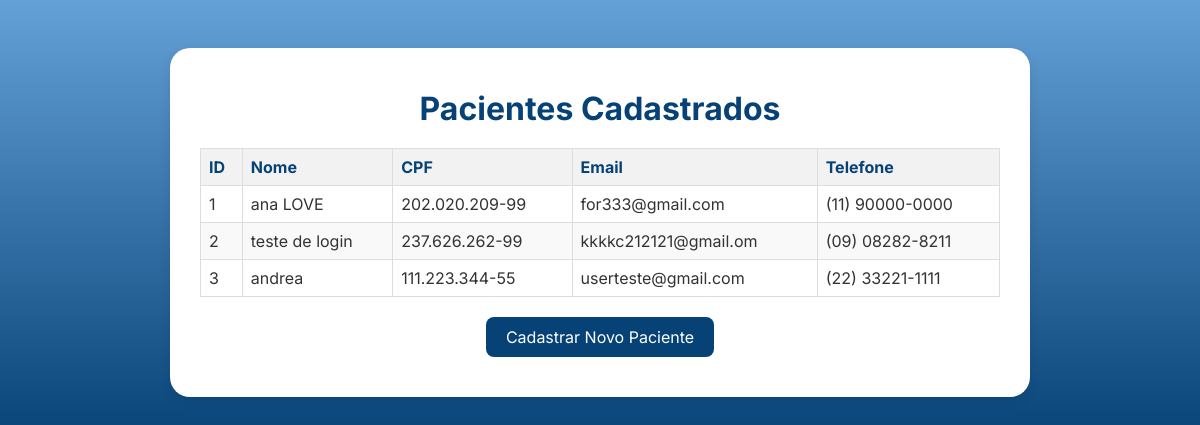
Page /listar_pacientes on the committed database.
### models.py (models this page shows)
class Paciente(db.Model):
    id = db.Column(db.Integer, primary_key=True)
    nome = db.Column(db.String(100), nullable=False)
    data_nascimento = db.Column(db.Date, nullable=False) # Use db.Date para datas
    genero = db.Column(db.String(20), nullable=False)
    cpf = db.Column(db.String(14), unique=True, nullable=False)
    telefone = db.Column(db.String(15), nullable=False)
    email = db.Column(db.String(100), unique=True, nullable=False)
    endereco = db.Column(db.String(200), nullable=False)
    numero_casa = db.Column(db.String(10), nullable=False)
    senha = db.Column(db.String(200), nullable=False) # Armazene hashes de senhas, não senhas em texto puro!
    def __repr__(self):
        return f'<Paciente {self.nome}>'

### views.py (the view)
@app.route('/listar_pacientes')
def listar_pacientes():
    print("DEBUG: Acessando a rota /listar_pacientes.") # DEBUG
    pacientes = Paciente.query.all()
    print(f"DEBUG: Pacientes encontrados no DB: {pacientes}") # DEBUG
    messages = session.pop('_flashes', [])
    return render_template('listar_pacientes.html', pacientes=pacientes, messages=messages)

### templates/listar_pacientes.html (shortened to what this page needs)
<!DOCTYPE html>
<html lang="pt-br">
<head>
</head>
<body>
    <div class="container">
        <h1>Pacientes Cadastrados</h1>
        {% if pacientes %}
        <table>
            <thead>
                <tr>
                    <th>ID</th>
                    <th>Nome</th>
                    <th>CPF</th>
                    <th>Email</th>
                    <th>Telefone</th>
                    </tr>
            </thead>
            <tbody>
                {% for paciente in pacientes %}
                <tr>
                    <td>{{ paciente.id }}</td>
                    <td>{{ paciente.nome }}</td>
                    <td>{{ paciente.cpf }}</td>
                    <td>{{ paciente.email }}</td>
                    <td>{{ paciente.telefone }}</td>
                    </tr>
                {% endfor %}
            </tbody>
        </table>
        {% else %}
        <p class="no-patients">Nenhum paciente cadastrado ainda.</p>
        {% endif %}
        <a href="{{ url_for('registrar_paciente') }}" class="back-button">Cadastrar Novo Paciente</a>
    </div>
</body>
</html>

### templates/listar_pacientes.html (style rules this page uses)
body { font-family: 'Inter', sans-serif; background: linear-gradient(to top, #074276, #64a1d7); color: white; padding: 20px; }
.container { background: white; color: #333; border-radius: 20px; padding: 20px 30px; box-shadow: 0 4px 12px rgba(0, 0, 0, 0.1); max-width: 800px; margin: 20px auto; }
h1 { text-align: center; color: #074276; margin-bottom: 20px; }
table { width: 100%; border-collapse: collapse; margin-top: 20px; }
th, td { border: 1px solid #ddd; padding: 8px; text-align: left; }
th { background-color: #f2f2f2; color: #074276; }
tr:nth-child(even) { background-color: #f9f9f9; }
.back-button { display: block; width: fit-content; margin: 20px auto; padding: 10px 20px; background-color: #074276; color: white; text-decoration: none; border-radius: 8px; text-align: center; }

### rows in the picture
Paciente: id "1", nome "ana LOVE", cpf "202.020.209-99", email "for333@gmail.com", telefone "(11) 90000-0000"
Paciente: id "2", nome "teste de login", cpf "237.626.262-99", email "kkkkc212121@gmail.om", telefone "(09) 08282-8211"
Paciente: id "3", nome "andrea", cpf "111.223.344-55", email "userteste@gmail.com", telefone "(22) 33221-1111"
